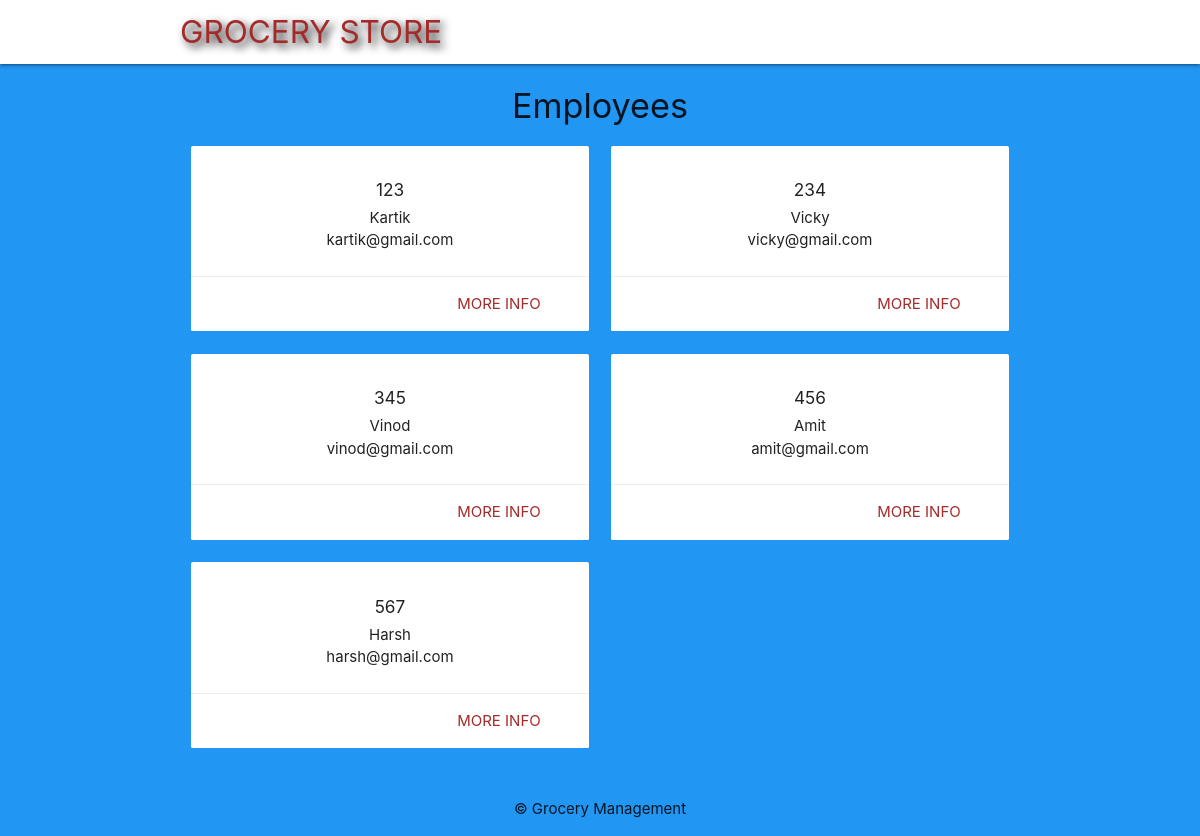
/e_index.php, run on the app's committed database.
### tables this page shows
CREATE TABLE `employee` (
  `employee_id` int(3) NOT NULL,
  `name` varchar(255) NOT NULL,
  `email` varchar(255) NOT NULL,
  `phone_no` bigint(10) NOT NULL,
  `role` varchar(255) NOT NULL,
  `zipcode` int(6) NOT NULL
);

### e_index.php (the view, shortened to what this page needs)
<?php
	include('config/db_connect_admin.php');
	$e_sql = 'SELECT employee_id, name, email  FROM employee ORDER BY employee_id';
	$e_result = mysqli_query($connect, $e_sql);
	$employee = mysqli_fetch_all($e_result, MYSQLI_ASSOC);
?>
<!DOCTYPE html>
<html>
	<?php include('templates/header.php'); ?>
	<h4 class="center darkred-text">Employees</h4>
	<div class="container">
		<div class="row">
			<?php foreach ($employee as $emp): ?>
				<div class="col s6 md3">
					<div class="card z-depth-0">
						<div class="card-content center">
							<h6><?php echo htmlspecialchars($emp['employee_id']); ?></h6>
							<div><?php echo htmlspecialchars($emp['name']); ?></div>
							<div><?php echo htmlspecialchars($emp['email']); ?></div>
						</div>
						<div class="card-action right-align">
							<a class="brand-text" href="e_details.php?id=<?php echo $emp['employee_id']?>">more info</a>
						</div>
					</div>
				</div>
			<?php endforeach; ?>
		</div>
	</div>
	<?php include('templates/footer.php'); ?>
</html>

### templates/header.php (style rules this page uses)
.brand-text { color: #A52A2A !important; }

### data on the page
employee: employee_id "123", name "Kartik", email "kartik@gmail.com"
employee: employee_id "234", name "Vicky", email "vicky@gmail.com"
employee: employee_id "345", name "Vinod", email "vinod@gmail.com"
employee: employee_id "456", name "Amit", email "amit@gmail.com"
employee: employee_id "567", name "Harsh", email "harsh@gmail.com"
